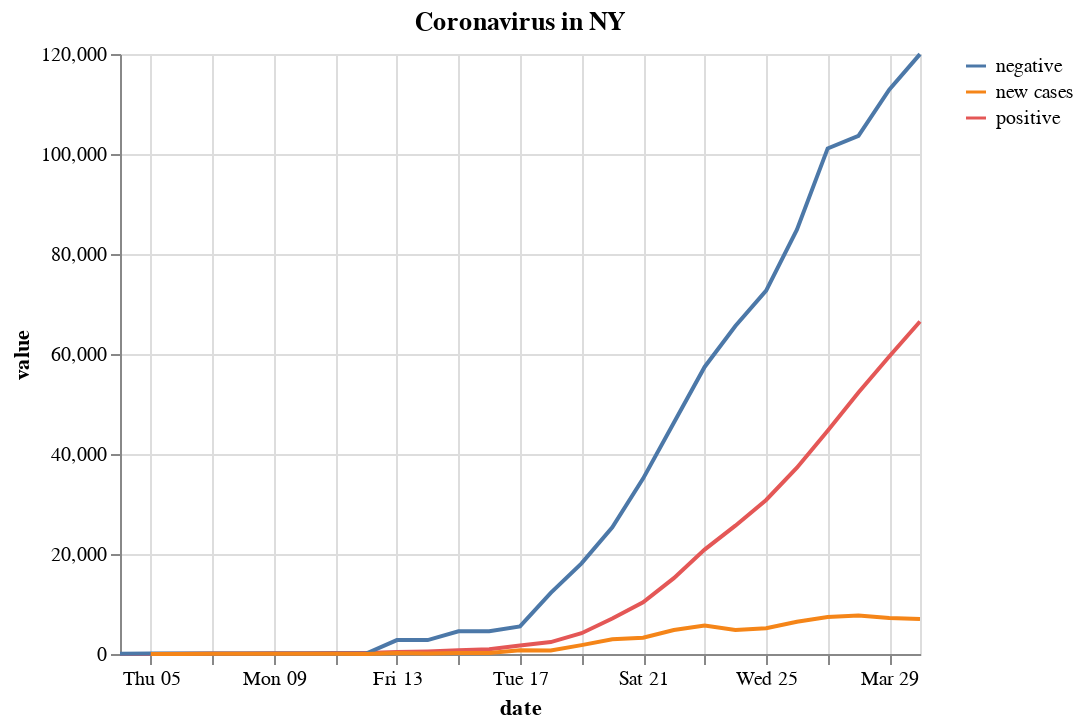

Source (notebook cell):
### Code cell
alt.Chart(melted).mark_line().encode(
    x='date',
    y='value',
    color=alt.Color('variable', legend=alt.Legend(title=""))
).properties(
    title='Coronavirus in ' + state
)

### Figure 1 — Vega-Lite specification as saved in the notebook (floating-point values rounded to 4 significant figures)
{"$schema": "https://vega.github.io/schema/vega-lite/v3.4.0.json", "config": {"mark": {"tooltip": null}, "view": {"height": 300, "width": 400}}, "data": {"name": "data-1e7864e719bc7912b655132efa0296ee"}, "datasets": {"data-1e7864e719bc7912b655132efa0296ee": [{"date": "2020-03-04T00:00:00", "value": 6, "variable": "positive"}, {"date": "2020-03-05T00:00:00", "value": 22, "variable": "positive"}, {"date": "2020-03-06T00:00:00", "value": 33, "variable": "positive"}, {"date": "2020-03-07T00:00:00", "value": 76, "variable": "positive"}, {"date": "2020-03-08T00:00:00", "value": 105, "variable": "positive"}, {"date": "2020-03-09T00:00:00", "value": 142, "variable": "positive"}, {"date": "2020-03-10T00:00:00", "value": 173, "variable": "positive"}, {"date": "2020-03-11T00:00:00", "value": 216, "variable": "positive"}, {"date": "2020-03-12T00:00:00", "value": 216, "variable": "positive"}, {"date": "2020-03-13T00:00:00", "value": 421, "variable": "positive"}, {"date": "2020-03-14T00:00:00", "value": 524, "variable": "positive"}, {"date": "2020-03-15T00:00:00", "value": 729, "variable": "positive"}, {"date": "2020-03-16T00:00:00", "value": 950, "variable": "positive"}, {"date": "2020-03-17T00:00:00", "value": 1700, "variable": "positive"}, {"date": "2020-03-18T00:00:00", "value": 2382, "variable": "positive"}, {"date": "2020-03-19T00:00:00", "value": 4152, "variable": "positive"}, {"date": "2020-03-20T00:00:00", "value": 7102, "variable": "positive"}, {"date": "2020-03-21T00:00:00", "value": 10356, "variable": "positive"}, {"date": "2020-03-22T00:00:00", "value": 15168, "variable": "positive"}, {"date": "2020-03-23T00:00:00", "value": 20875, "variable": "positive"}, {"date": "2020-03-24T00:00:00", "value": 25665, "variable": "positive"}, {"date": "2020-03-25T00:00:00", "value": 30811, "variable": "positive"}, {"date": "2020-03-26T00:00:00", "value": 37258, "variable": "positive"}, {"date": "2020-03-27T00:00:00", "value": 44635, "variable": "positive"}, {"date": "2020-03-28T00:00:00", "value": 52318, "variable": "positive"}, {"date": "2020-03-29T00:00:00", "value": 59513, "variable": "positive"}, {"date": "2020-03-30T00:00:00", "value": 66497, "variable": "positive"}, {"date": "2020-03-04T00:00:00", "value": 48, "variable": "negative"}, {"date": "2020-03-05T00:00:00", "value": 76, "variable": "negative"}, {"date": "2020-03-06T00:00:00", "value": 92, "variable": "negative"}, {"date": "2020-03-07T00:00:00", "value": 92, "variable": "negative"}, {"date": "2020-03-08T00:00:00", "value": 92, "variable": "negative"}, {"date": "2020-03-09T00:00:00", "value": 92, "variable": "negative"}, {"date": "2020-03-10T00:00:00", "value": 92, "variable": "negative"}, {"date": "2020-03-11T00:00:00", "value": 92, "variable": "negative"}, {"date": "2020-03-12T00:00:00", "value": 92, "variable": "negative"}, {"date": "2020-03-13T00:00:00", "value": 2779, "variable": "negative"}, {"date": "2020-03-14T00:00:00", "value": 2779, "variable": "negative"}, {"date": "2020-03-15T00:00:00", "value": 4543, "variable": "negative"}, {"date": "2020-03-16T00:00:00", "value": 4543, "variable": "negative"}, {"date": "2020-03-17T00:00:00", "value": 5506, "variable": "negative"}, {"date": "2020-03-18T00:00:00", "value": 12215, "variable": "negative"}, {"date": "2020-03-19T00:00:00", "value": 18132, "variable": "negative"}, {"date": "2020-03-20T00:00:00", "value": 25325, "variable": "negative"}, {"date": "2020-03-21T00:00:00", "value": 35081, "variable": "negative"}, {"date": "2020-03-22T00:00:00", "value": 46233, "variable": "negative"}, {"date": "2020-03-23T00:00:00", "value": 57414, "variable": "negative"}, {"date": "2020-03-24T00:00:00", "value": 65605, "variable": "negative"}, {"date": "2020-03-25T00:00:00", "value": 72668, "variable": "negative"}, {"date": "2020-03-26T00:00:00", "value": 84846, "variable": "negative"}, {"date": "2020-03-27T00:00:00", "value": 101118, "variable": "negative"}, {"date": "2020-03-28T00:00:00", "value": 103616, "variable": "negative"}, {"date": "2020-03-29T00:00:00", "value": 112847, "variable": "negative"}, {"date": "2020-03-30T00:00:00", "value": 119971, "variable": "negative"}, {"date": "2020-03-04T00:00:00", "value": null, "variable": "new cases"}, {"date": "2020-03-05T00:00:00", "value": 16, "variable": "new cases"}, {"date": "2020-03-06T00:00:00", "value": 11, "variable": "new cases"}, {"date": "2020-03-07T00:00:00", "value": 43, "variable": "new cases"}, {"date": "2020-03-08T00:00:00", "value": 29, "variable": "new cases"}, {"date": "2020-03-09T00:00:00", "value": 37, "variable": "new cases"}, {"date": "2020-03-10T00:00:00", "value": 31, "variable": "new cases"}, {"date": "2020-03-11T00:00:00", "value": 43, "variable": "new cases"}, {"date": "2020-03-12T00:00:00", "value": 0, "variable": "new cases"}, {"date": "2020-03-13T00:00:00", "value": 205, "variable": "new cases"}, {"date": "2020-03-14T00:00:00", "value": 103, "variable": "new cases"}, {"date": "2020-03-15T00:00:00", "value": 205, "variable": "new cases"}, {"date": "2020-03-16T00:00:00", "value": 221, "variable": "new cases"}, {"date": "2020-03-17T00:00:00", "value": 750, "variable": "new cases"}, {"date": "2020-03-18T00:00:00", "value": 682, "variable": "new cases"}, {"date": "2020-03-19T00:00:00", "value": 1770, "variable": "new cases"}, {"date": "2020-03-20T00:00:00", "value": 2950, "variable": "new cases"}, {"date": "2020-03-21T00:00:00", "value": 3254, "variable": "new cases"}, {"date": "2020-03-22T00:00:00", "value": 4812, "variable": "new cases"}, {"date": "2020-03-23T00:00:00", "value": 5707, "variable": "new cases"}, {"date": "2020-03-24T00:00:00", "value": 4790, "variable": "new cases"}, {"date": "2020-03-25T00:00:00", "value": 5146, "variable": "new cases"}, {"date": "2020-03-26T00:00:00", "value": 6447, "variable": "new cases"}, {"date": "2020-03-27T00:00:00", "value": 7377, "variable": "new cases"}, {"date": "2020-03-28T00:00:00", "value": 7683, "variable": "new cases"}, {"date": "2020-03-29T00:00:00", "value": 7195, "variable": "new cases"}, {"date": "2020-03-30T00:00:00", "value": 6984, "variable": "new cases"}]}, "encoding": {"color": {"field": "variable", "legend": {"title": ""}, "type": "nominal"}, "x": {"field": "date", "type": "temporal"}, "y": {"field": "value", "type": "quantitative"}}, "mark": "line", "title": "Coronavirus in NY"}
